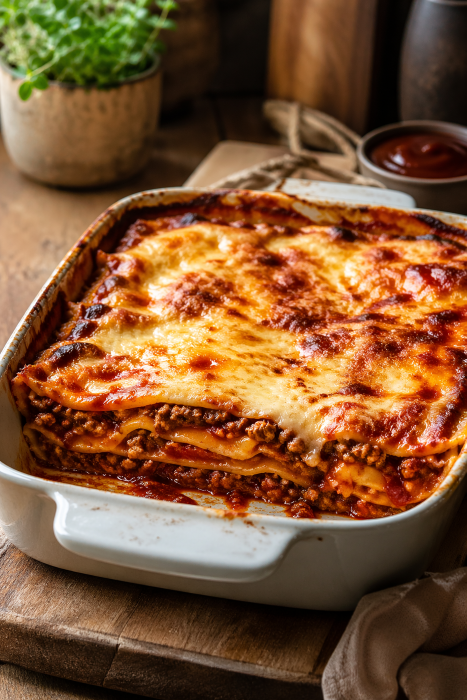
#> input picture images_large/rezeptbild_195.png, 933 x 1400 px (shown at 1/2 size); its folder holds 4 pictures in this run
$ python resize_images_web_png.py
#> lines starting #> are read from the running program, lines starting #| are printed output that depends on the picture
from pathlib import Path
from PIL import Image, ImageOps

# Quelle: große Bilder
SRC_DIR = Path("images_large")

# Ziel: weboptimierte Bilder
OUT_DIR = Path("images")

# Lange Kante für Webseite. 1200 ist meist ein guter Kompromiss.
MAX_EDGE = 1200

OUT_DIR.mkdir(exist_ok=True)

if not SRC_DIR.exists():
    raise SystemExit("FEHLER: Ordner images_large wurde nicht gefunden. Bitte Script im Projektordner svens-kochbuch starten.")

files = sorted([p for p in SRC_DIR.iterdir() if p.suffix.lower() in [".png", ".jpg", ".jpeg", ".webp"]])

if not files:
    raise SystemExit("FEHLER: Keine Bilddateien in images_large gefunden.")

print(f"Quelle: {SRC_DIR.resolve()}")
print(f"Ziel:   {OUT_DIR.resolve()}")
print(f"Bilder: {len(files)}")
print()

for src in files:
    # Dateiname und Endung komplett klein
    out_name = src.stem.lower() + ".png"
    out_path = OUT_DIR / out_name

    img = Image.open(src)
#> img is the input picture: PIL image 933x1400 RGB; mean R, G, B 126.7, 85.3, 51.4
    img = ImageOps.exif_transpose(img).convert("RGB")

    w, h = img.size
#> w = 933; h = 1400
    scale = min(1.0, MAX_EDGE / max(w, h))
#> scale = 0.857
    new_size = (round(w * scale), round(h * scale))
#> new_size = (800, 1200)

    if new_size != (w, h):
        img = img.resize(new_size, Image.Resampling.LANCZOS)
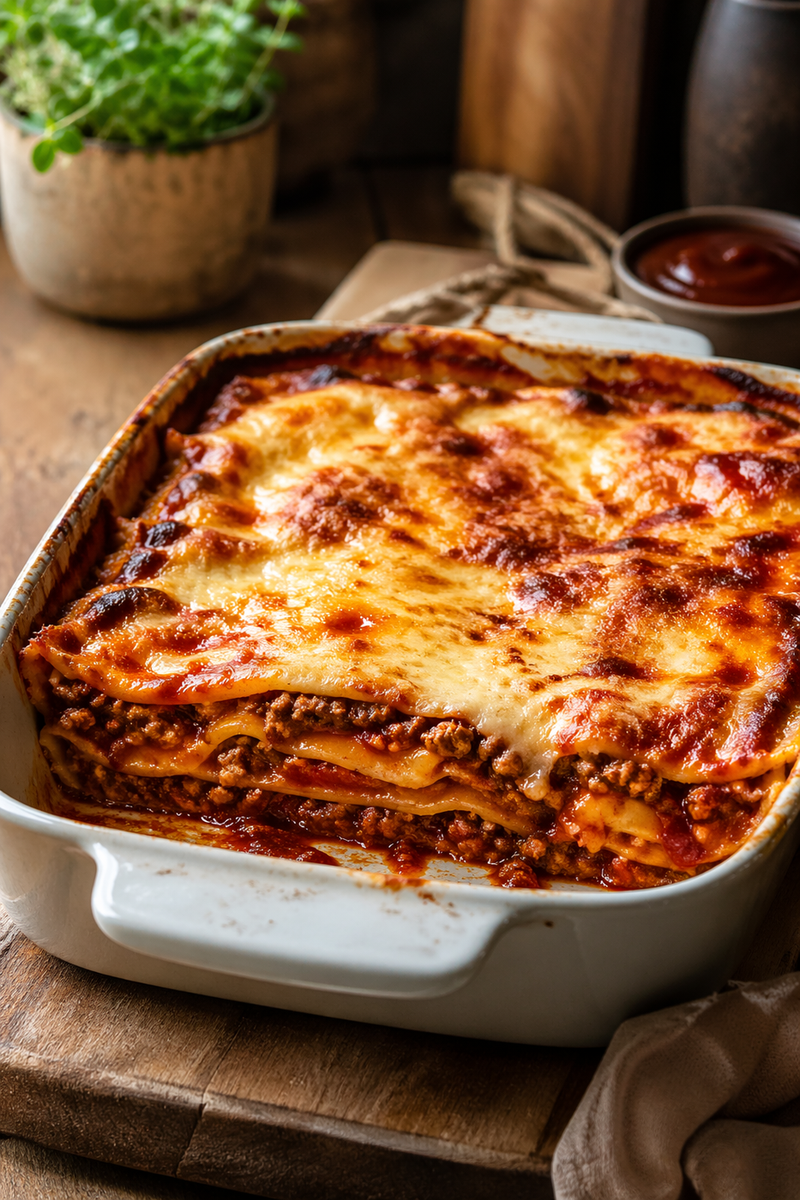
#> img: PIL image 800x1200 RGB; mean R, G, B 126.7, 85.3, 51.5

    # PNG-Optimierung ist verlustfrei. Das Herunterrechnen selbst reduziert aber Pixel.
    img.save(out_path, "PNG", optimize=True)

    old_kb = src.stat().st_size / 1024
    new_kb = out_path.stat().st_size / 1024

    print(f"{src.name} -> {out_name} | {w}x{h} -> {new_size[0]}x{new_size[1]} | {old_kb:.0f} KB -> {new_kb:.0f} KB")
#| rezeptbild_195.png -> rezeptbild_195.png | 933x1400 -> 800x1200 | 1942 KB -> 1482 KB
#> pass 2 of the loop `for src in files:`:
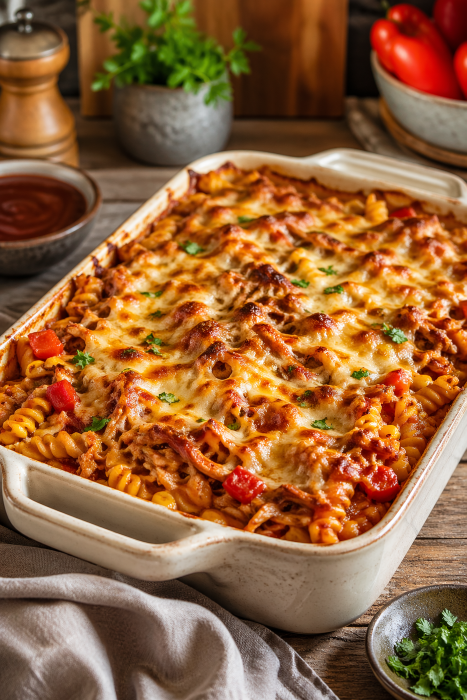
#> input picture images_large/rezeptbild_196.png, 933 x 1400 px (shown at 1/2 size)
#> img is the input picture: PIL image 933x1400 RGB; mean R, G, B 147, 98.6, 57.7
#> `img = img.resize(new_size, Image.Resampling.LANCZOS)`:
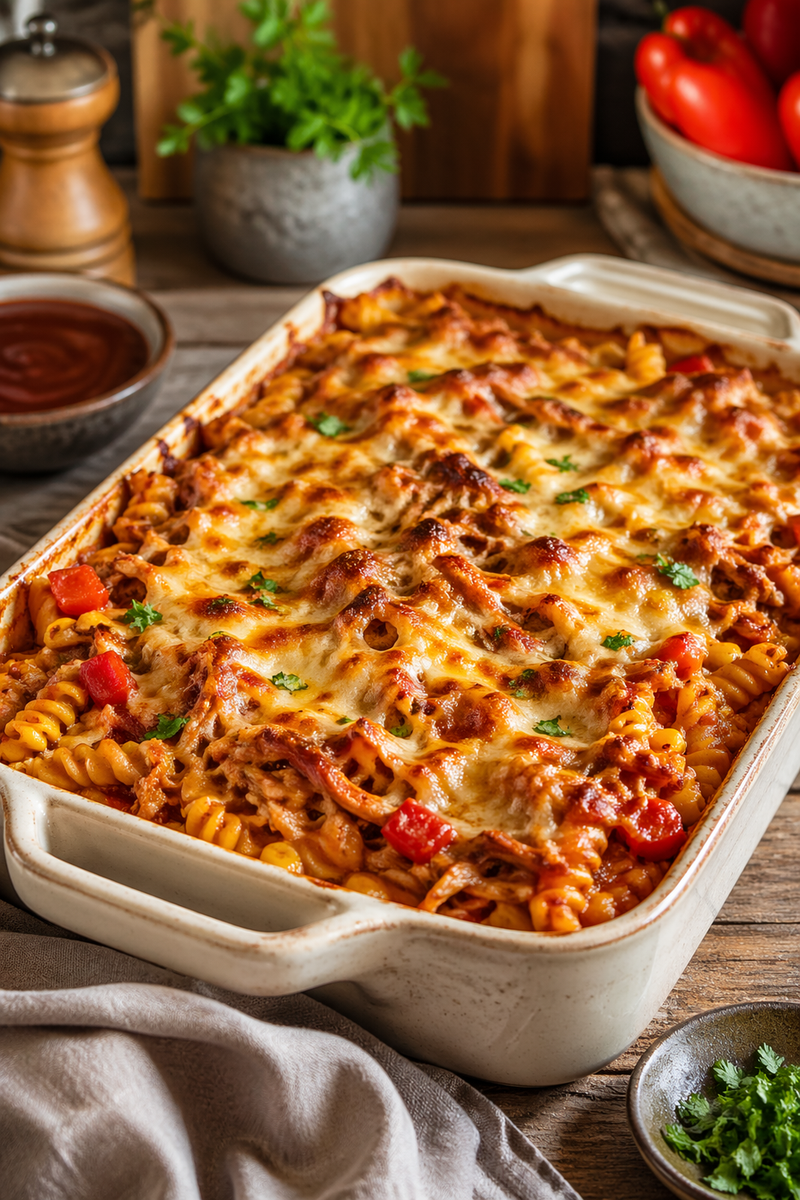
#> img: PIL image 800x1200 RGB; mean R, G, B 147, 98.6, 57.7
#| rezeptbild_196.png -> rezeptbild_196.png | 933x1400 -> 800x1200 | 1985 KB -> 1519 KB
#> pass 3 of the loop `for src in files:`:
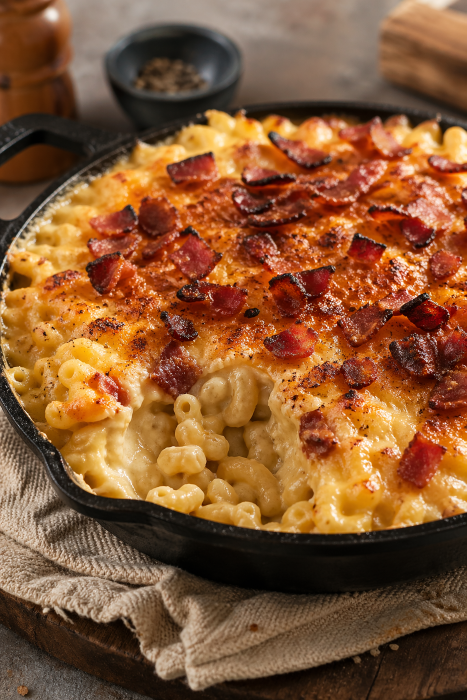
#> input picture images_large/rezeptbild_197.png, 933 x 1400 px (shown at 1/2 size)
#> img is the input picture: PIL image 933x1400 RGB; mean R, G, B 135.1, 87.7, 50.9
#> `img = img.resize(new_size, Image.Resampling.LANCZOS)`:
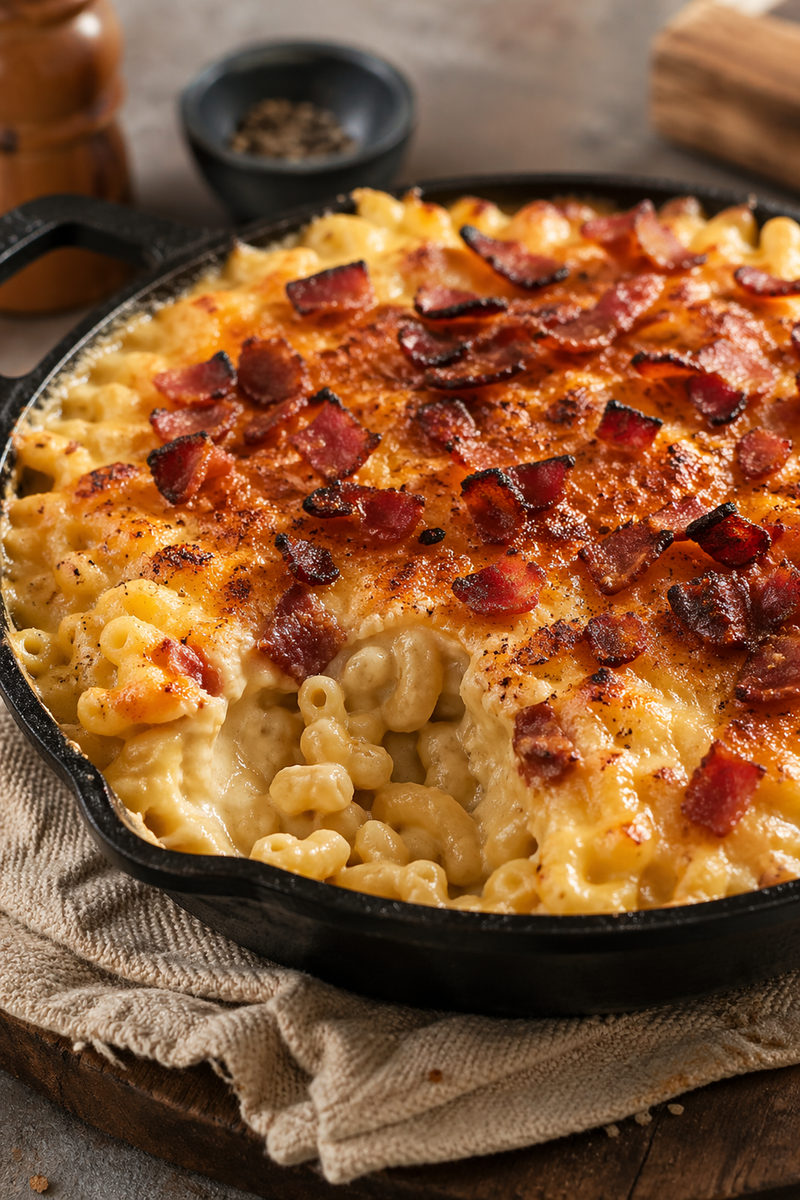
#> img: PIL image 800x1200 RGB; mean R, G, B 135.1, 87.7, 51
#| rezeptbild_197.png -> rezeptbild_197.png | 933x1400 -> 800x1200 | 2012 KB -> 1542 KB
#> the loop made 4 passes; the first 3 are shown

print()
print("FERTIG: Weboptimierte PNG-Dateien liegen im Ordner images.")
print("Hinweis: PNG-Optimierung ist verlustfrei; die Größenreduzierung durch Resize ist visuell optimiert, aber technisch nicht pixelverlustfrei.")
